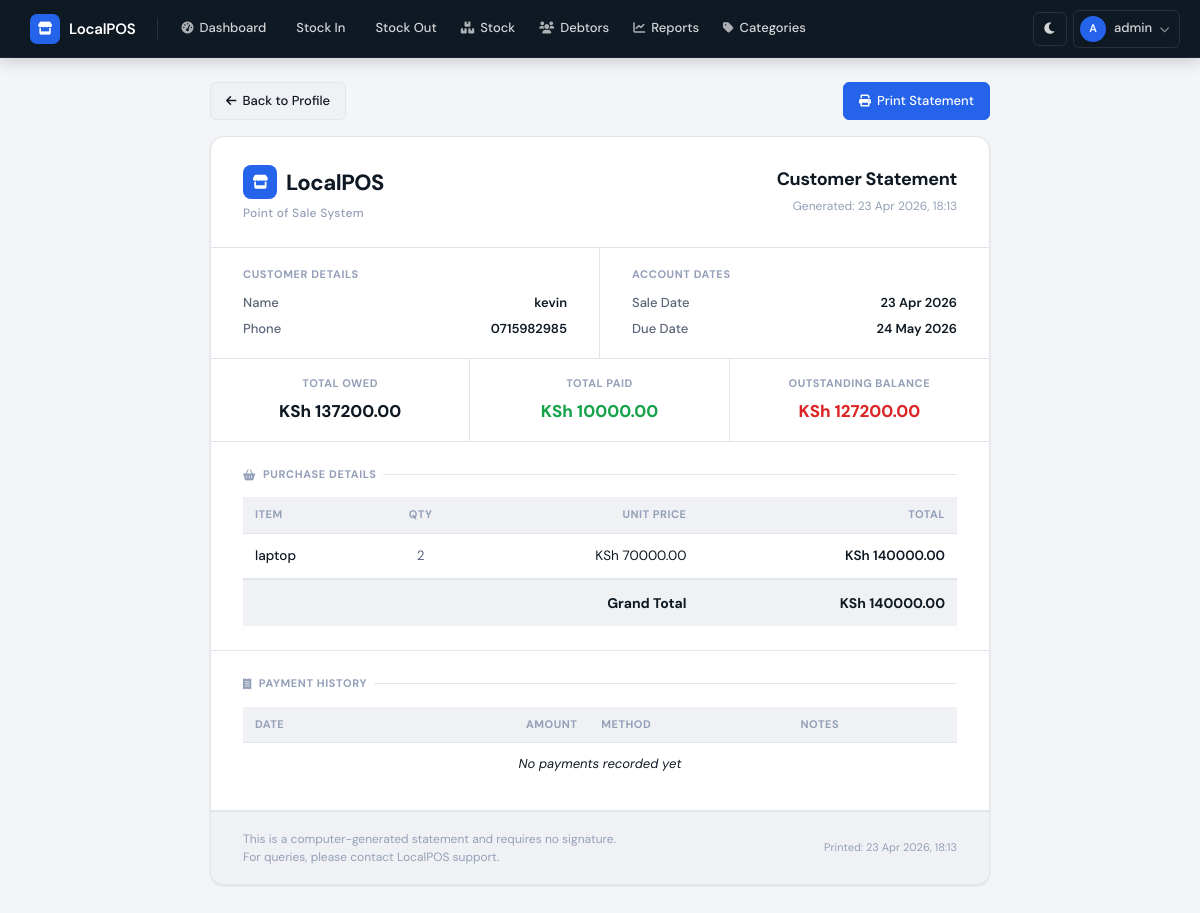
The app's page /debtors/statement/2 (signed in), older data.
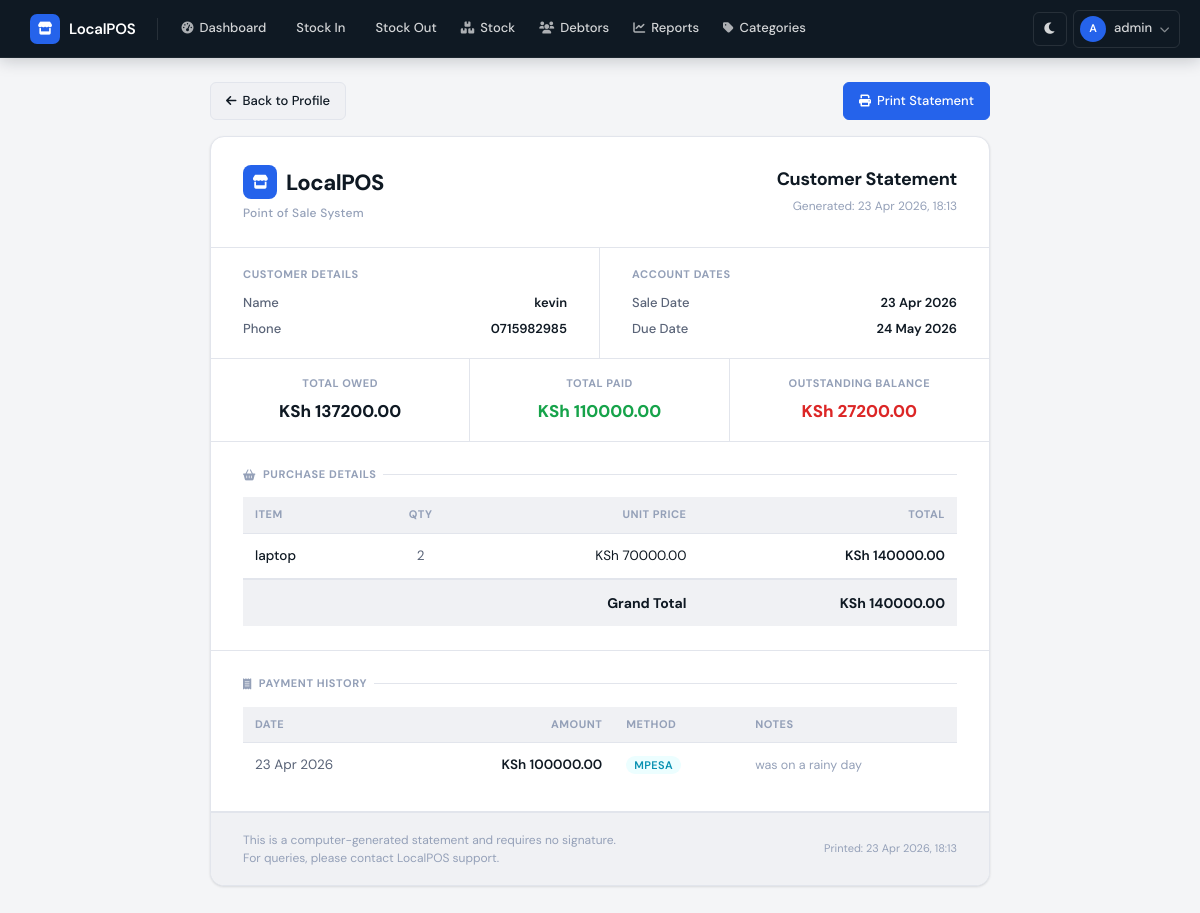
The same page, newer data.
### database/models.py (models this page shows)
class Debtor(db.Model):
    __tablename__ = 'debtors'
    id = db.Column(db.Integer, primary_key=True)
    sale_id = db.Column(db.Integer, db.ForeignKey('sales.id'), unique=True, nullable=False)
    customer_name = db.Column(db.String(100), nullable=False)
    customer_phone = db.Column(db.String(20))
    total_owed = db.Column(db.Float, nullable=False)
    amount_paid = db.Column(db.Float, default=0.0)
    balance = db.Column(db.Float, nullable=False)
    due_date = db.Column(db.Date, nullable=True)
    status = db.Column(db.String(20), default='pending')  # pending, partial, overdue, paid
    notes = db.Column(db.Text)
    created_at = db.Column(db.DateTime, default=datetime.utcnow)
    updated_at = db.Column(db.DateTime, default=datetime.utcnow, onupdate=datetime.utcnow)
    payments = db.relationship('Payment', backref='debtor', lazy=True)

class SaleItem(db.Model):
    __tablename__ = 'sale_items'
    id = db.Column(db.Integer, primary_key=True)
    sale_id = db.Column(db.Integer, db.ForeignKey('sales.id'), nullable=False)
    product_id = db.Column(db.Integer, db.ForeignKey('products.id'), nullable=False)
    quantity = db.Column(db.Integer, nullable=False)
    price_at_sale = db.Column(db.Float, nullable=False)
    total = db.Column(db.Float, nullable=False)
    variant_id = db.Column(db.Integer, db.ForeignKey('product_variants.id'), nullable=True)

class Product(db.Model):
    __tablename__ = 'products'
    id = db.Column(db.Integer, primary_key=True)
    name = db.Column(db.String(200), nullable=False)
    category_id = db.Column(db.Integer, db.ForeignKey('categories.id'), nullable=False)
    current_stock = db.Column(db.Integer, default=0)
    reorder_level = db.Column(db.Integer, default=5)
    buying_price = db.Column(db.Float, default=0.0)
    selling_price = db.Column(db.Float, default=0.0)
    unit_type = db.Column(db.String(50), default='piece')  # piece, crate, kg, meter
    unit_conversion = db.Column(db.Integer, default=1)  # e.g., 1 crate = 24 bottles
    image_filename = db.Column(db.String(200), nullable=True)
    is_active = db.Column(db.Boolean, default=True)
    created_at = db.Column(db.DateTime, default=datetime.utcnow)
    updated_at = db.Column(db.DateTime, default=datetime.utcnow, onupdate=datetime.utcnow)
    variants = db.relationship('ProductVariant', backref='product', lazy=True)
    stock_entries = db.relationship('StockEntry', backref='product', lazy=True)
    sale_items = db.relationship('SaleItem', backref='product', lazy=True)

class Payment(db.Model):
    __tablename__ = 'payments'
    id = db.Column(db.Integer, primary_key=True)
    debtor_id = db.Column(db.Integer, db.ForeignKey('debtors.id'), nullable=False)
    amount = db.Column(db.Float, nullable=False)
    payment_method = db.Column(db.String(20), nullable=False)  # cash, mpesa
    notes = db.Column(db.Text)
    payment_date = db.Column(db.DateTime, default=datetime.utcnow)
    user_id = db.Column(db.Integer, db.ForeignKey('users.id'), nullable=False)

### routes/debtors.py (the view)
@debtors_bp.route('/statement/<int:debtor_id>')
@login_required
def statement(debtor_id):
    debtor = Debtor.query.get_or_404(debtor_id)
    payments = Payment.query.filter_by(debtor_id=debtor_id)\
        .order_by(Payment.payment_date)\
        .all()
    sale = Sale.query.get(debtor.sale_id)
    sale_items = SaleItem.query.filter_by(sale_id=sale.id).all() if sale else []
    return render_template('debtor_statement.html',
                         debtor=debtor,
                         payments=payments,
                         sale=sale,
                         sale_items=sale_items,
                         today=date.today(),
                         now=datetime.now())

### app.py (called while the page is built)
@login_manager.user_loader
def load_user(user_id):
    return User.query.get(int(user_id))

### templates/debtor_statement.html (shortened to what the changed rows need)
{% extends "base.html" %}
{% block content %}
<div class="statement-page">
    <div class="statement-doc">
        <div class="doc-meta">
            <div class="doc-meta-block">
                <div class="doc-meta-row">
                    <span class="doc-meta-key">Name</span>
                    <span class="doc-meta-val">{{ debtor.customer_name }}</span>
                </div>
                <div class="doc-meta-row">
                    <span class="doc-meta-key">Phone</span>
                    <span class="doc-meta-val">
                        {{ debtor.customer_phone or '—' }}
                    </span>
                </div>
            </div>
            <div class="doc-meta-block">
                <div class="doc-meta-row">
                    <span class="doc-meta-key">Sale Date</span>
                    <span class="doc-meta-val">
                        {{ debtor.created_at.strftime('%d %b %Y') }}
                    </span>
                </div>
                <div class="doc-meta-row">
                    <span class="doc-meta-key">Due Date</span>
                    <span class="doc-meta-val
                        {% if debtor.due_date and debtor.due_date < today %}danger{% endif %}">
                        {% if debtor.due_date %}
                            {{ debtor.due_date.strftime('%d %b %Y') }}
                        {% else %}
                            Not set
                        {% endif %}
                    </span>
                </div>
            </div>
        </div>
        <div class="balance-bar">
            <div class="balance-bar-item">
                <div class="balance-bar-label">Total Owed</div>
                <div class="balance-bar-value">
                    KSh {{ "%.2f"|format(debtor.total_owed) }}
                </div>
            </div>
            <div class="balance-bar-item">
                <div class="balance-bar-label">Total Paid</div>
                <div class="balance-bar-value success">
                    KSh {{ "%.2f"|format(debtor.amount_paid) }}
                </div>
            </div>
            <div class="balance-bar-item">
                <div class="balance-bar-label">Outstanding Balance</div>
                <div class="balance-bar-value danger">
                    KSh {{ "%.2f"|format(debtor.balance) }}
                </div>
            </div>
        </div>
        <div class="doc-section">
            <table class="stmt-table">
                <thead>
                    <tr>
                        <th>Item</th>
                        <th class="col-center">Qty</th>
                        <th class="col-right">Unit Price</th>
                        <th class="col-right">Total</th>
                    </tr>
                </thead>
                <tbody>
                    {% for item in sale_items %}
                    <tr>
                        <td style="font-weight:500;">{{ item.product.name }}</td>
                        <td class="col-center" style="color:var(--text-secondary);">
                            {{ item.quantity }}
                        </td>
                        <td class="col-right">
                            KSh {{ "%.2f"|format(item.price_at_sale) }}
                        </td>
                        <td class="col-right" style="font-weight:600;">
                            KSh {{ "%.2f"|format(item.total) }}
                        </td>
                    </tr>
                    {% endfor %}
                </tbody>
            </table>
        </div>
        <div class="doc-section">
            <table class="stmt-table">
                <thead>
                    <tr>
                        <th>Date</th>
                        <th class="col-right">Amount</th>
                        <th>Method</th>
                        <th>Notes</th>
                    </tr>
                </thead>
                <tbody>
                    {% if payments %}
                        {% for payment in payments %}
                        <tr>
                            <td style="color:var(--text-secondary); font-variant-numeric:tabular-nums;">
                                {{ payment.payment_date.strftime('%d %b %Y') }}
                            </td>
                            <td class="col-right col-payment">
                                KSh {{ "%.2f"|format(payment.amount) }}
                            </td>
                            <td>
                                <span class="method-badge method-{{ payment.payment_method }}">
                                    {{ payment.payment_method }}
                                </span>
                            </td>
                            <td style="font-size:12.5px; color:var(--text-muted);">
                                {{ payment.notes or '—' }}
                            </td>
                        </tr>
                        {% endfor %}
                    {% else %}
                        <tr>
                            <td colspan="4" class="no-records">
                                No payments recorded yet
                            </td>
                        </tr>
                    {% endif %}
                </tbody>
            </table>
        </div>
    </div>
</div>
{% endblock %}

Row changes from the older to the newer data that the page shows:
changed Debtor "kevin": amount_paid "10000.00" → "110000.00"; balance "127200.00" → "27200.00"
added Payment: payment_date "23 Apr 2026", amount "100000.00", payment_method "MPESA", notes "was on a rainy day"
Text that changed along with them:
text no longer shown: "No payments recorded yet"
